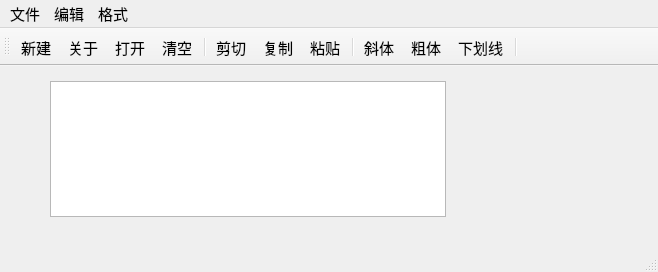
<?xml version="1.0" encoding="UTF-8"?>
<ui version="4.0">
 <class>QWMainWind</class>
 <widget class="QMainWindow" name="QWMainWind">
  <property name="geometry">
   <rect>
    <x>0</x>
    <y>0</y>
    <width>658</width>
    <height>272</height>
   </rect>
  </property>
  <property name="font">
   <font>
    <pointsize>11</pointsize>
   </font>
  </property>
  <property name="windowTitle">
   <string>QWMainWind</string>
  </property>
  <widget class="QWidget" name="centralWidget">
   <widget class="QTextEdit" name="txtEdit">
    <property name="geometry">
     <rect>
      <x>50</x>
      <y>15</y>
      <width>396</width>
      <height>136</height>
     </rect>
    </property>
    <property name="font">
     <font>
      <pointsize>16</pointsize>
     </font>
    </property>
   </widget>
  </widget>
  <widget class="QMenuBar" name="menuBar">
   <property name="geometry">
    <rect>
     <x>0</x>
     <y>0</y>
     <width>658</width>
     <height>28</height>
    </rect>
   </property>
   <widget class="QMenu" name="menu">
    <property name="title">
     <string>文件</string>
    </property>
    <addaction name="actNew"/>
    <addaction name="actOpen"/>
    <addaction name="separator"/>
    <addaction name="actClose"/>
   </widget>
   <widget class="QMenu" name="menu_2">
    <property name="title">
     <string>编辑</string>
    </property>
    <addaction name="actCut"/>
    <addaction name="actCopy"/>
    <addaction name="actPaste"/>
    <addaction name="separator"/>
    <addaction name="actClear"/>
   </widget>
   <widget class="QMenu" name="menu_3">
    <property name="title">
     <string>格式</string>
    </property>
    <addaction name="actFontBold"/>
    <addaction name="actFontItalic"/>
    <addaction name="actFontUnder"/>
    <addaction name="separator"/>
    <addaction name="actToolbarLab"/>
   </widget>
   <addaction name="menu"/>
   <addaction name="menu_2"/>
   <addaction name="menu_3"/>
  </widget>
  <widget class="QToolBar" name="mainToolBar">
   <property name="toolButtonStyle">
    <enum>Qt::ToolButtonStyle::ToolButtonTextUnderIcon</enum>
   </property>
   <attribute name="toolBarArea">
    <enum>TopToolBarArea</enum>
   </attribute>
   <attribute name="toolBarBreak">
    <bool>false</bool>
   </attribute>
   <addaction name="actNew"/>
   <addaction name="actAbout"/>
   <addaction name="actOpen"/>
   <addaction name="actClear"/>
   <addaction name="separator"/>
   <addaction name="actCut"/>
   <addaction name="actCopy"/>
   <addaction name="actPaste"/>
   <addaction name="separator"/>
   <addaction name="actFontItalic"/>
   <addaction name="actFontBold"/>
   <addaction name="actFontUnder"/>
   <addaction name="separator"/>
  </widget>
  <widget class="QStatusBar" name="statusBar"/>
  <action name="actCut">
   <property name="icon">
    <iconset resource="res.qrc">
     <normaloff>:/images/images/cut.bmp</normaloff>:/images/images/cut.bmp</iconset>
   </property>
   <property name="text">
    <string>剪切</string>
   </property>
   <property name="toolTip">
    <string>剪切</string>
   </property>
   <property name="shortcut">
    <string>Ctrl+X</string>
   </property>
  </action>
  <action name="actCopy">
   <property name="icon">
    <iconset resource="res.qrc">
     <normaloff>:/images/images/120.bmp</normaloff>:/images/images/120.bmp</iconset>
   </property>
   <property name="text">
    <string>复制</string>
   </property>
   <property name="toolTip">
    <string>复制</string>
   </property>
   <property name="shortcut">
    <string>Ctrl+C</string>
   </property>
  </action>
  <action name="actPaste">
   <property name="icon">
    <iconset resource="res.qrc">
     <normaloff>:/images/images/paste.bmp</normaloff>:/images/images/paste.bmp</iconset>
   </property>
   <property name="text">
    <string>粘贴</string>
   </property>
   <property name="toolTip">
    <string>粘贴</string>
   </property>
   <property name="shortcut">
    <string>Ctrl+V</string>
   </property>
  </action>
  <action name="actFontBold">
   <property name="checkable">
    <bool>true</bool>
   </property>
   <property name="icon">
    <iconset resource="res.qrc">
     <normaloff>:/images/images/BLD.BMP</normaloff>:/images/images/BLD.BMP</iconset>
   </property>
   <property name="text">
    <string>粗体</string>
   </property>
   <property name="toolTip">
    <string>粗体</string>
   </property>
  </action>
  <action name="actFontItalic">
   <property name="checkable">
    <bool>true</bool>
   </property>
   <property name="icon">
    <iconset resource="res.qrc">
     <normaloff>:/images/images/ITL.BMP</normaloff>:/images/images/ITL.BMP</iconset>
   </property>
   <property name="text">
    <string>斜体</string>
   </property>
   <property name="toolTip">
    <string>斜体</string>
   </property>
  </action>
  <action name="actFontUnder">
   <property name="checkable">
    <bool>true</bool>
   </property>
   <property name="icon">
    <iconset resource="res.qrc">
     <normaloff>:/images/images/WORDUNDR.BMP</normaloff>:/images/images/WORDUNDR.BMP</iconset>
   </property>
   <property name="text">
    <string>下划线</string>
   </property>
   <property name="toolTip">
    <string>下划线</string>
   </property>
  </action>
  <action name="actClose">
   <property name="icon">
    <iconset resource="res.qrc">
     <normaloff>:/images/images/exit.bmp</normaloff>:/images/images/exit.bmp</iconset>
   </property>
   <property name="text">
    <string>退出</string>
   </property>
   <property name="toolTip">
    <string>退出</string>
   </property>
  </action>
  <action name="actOpen">
   <property name="icon">
    <iconset resource="res.qrc">
     <normaloff>:/images/images/open3.bmp</normaloff>:/images/images/open3.bmp</iconset>
   </property>
   <property name="text">
    <string>打开...</string>
   </property>
   <property name="toolTip">
    <string>打开文件</string>
   </property>
   <property name="shortcut">
    <string>Ctrl+O</string>
   </property>
  </action>
  <action name="actClear">
   <property name="icon">
    <iconset resource="res.qrc">
     <normaloff>:/images/images/103.bmp</normaloff>:/images/images/103.bmp</iconset>
   </property>
   <property name="text">
    <string>清空</string>
   </property>
   <property name="toolTip">
    <string>清空内容</string>
   </property>
  </action>
  <action name="actFont">
   <property name="icon">
    <iconset resource="res.qrc">
     <normaloff>:/images/images/20.ico</normaloff>:/images/images/20.ico</iconset>
   </property>
   <property name="text">
    <string>字体...</string>
   </property>
   <property name="toolTip">
    <string>字体设置</string>
   </property>
  </action>
  <action name="actNew">
   <property name="icon">
    <iconset resource="res.qrc">
     <normaloff>:/images/images/new2.bmp</normaloff>:/images/images/new2.bmp</iconset>
   </property>
   <property name="text">
    <string>新建</string>
   </property>
   <property name="shortcut">
    <string>Ctrl+N</string>
   </property>
  </action>
  <action name="actToolbarLab">
   <property name="checkable">
    <bool>true</bool>
   </property>
   <property name="checked">
    <bool>true</bool>
   </property>
   <property name="text">
    <string>显示工具栏文字标签</string>
   </property>
   <property name="menuRole">
    <enum>QAction::MenuRole::TextHeuristicRole</enum>
   </property>
  </action>
  <action name="actAbout">
   <property name="icon">
    <iconset resource="res.qrc">
     <normaloff>:/images/images/20.ico</normaloff>:/images/images/20.ico</iconset>
   </property>
   <property name="text">
    <string>关于</string>
   </property>
   <property name="menuRole">
    <enum>QAction::MenuRole::NoRole</enum>
   </property>
  </action>
 </widget>
 <layoutdefault spacing="6" margin="11"/>
 <resources>
  <include location="res.qrc"/>
 </resources>
 <connections>
  <connection>
   <sender>actClose</sender>
   <signal>triggered()</signal>
   <receiver>QWMainWind</receiver>
   <slot>close()</slot>
   <hints>
    <hint type="sourcelabel">
     <x>-1</x>
     <y>-1</y>
    </hint>
    <hint type="destinationlabel">
     <x>422</x>
     <y>254</y>
    </hint>
   </hints>
  </connection>
  <connection>
   <sender>actClear</sender>
   <signal>triggered()</signal>
   <receiver>txtEdit</receiver>
   <slot>clear()</slot>
   <hints>
    <hint type="sourcelabel">
     <x>-1</x>
     <y>-1</y>
    </hint>
    <hint type="destinationlabel">
     <x>260</x>
     <y>256</y>
    </hint>
   </hints>
  </connection>
  <connection>
   <sender>actCut</sender>
   <signal>triggered()</signal>
   <receiver>txtEdit</receiver>
   <slot>cut()</slot>
   <hints>
    <hint type="sourcelabel">
     <x>-1</x>
     <y>-1</y>
    </hint>
    <hint type="destinationlabel">
     <x>260</x>
     <y>256</y>
    </hint>
   </hints>
  </connection>
  <connection>
   <sender>actCopy</sender>
   <signal>triggered()</signal>
   <receiver>txtEdit</receiver>
   <slot>copy()</slot>
   <hints>
    <hint type="sourcelabel">
     <x>-1</x>
     <y>-1</y>
    </hint>
    <hint type="destinationlabel">
     <x>260</x>
     <y>256</y>
    </hint>
   </hints>
  </connection>
  <connection>
   <sender>actPaste</sender>
   <signal>triggered()</signal>
   <receiver>txtEdit</receiver>
   <slot>paste()</slot>
   <hints>
    <hint type="sourcelabel">
     <x>-1</x>
     <y>-1</y>
    </hint>
    <hint type="destinationlabel">
     <x>260</x>
     <y>256</y>
    </hint>
   </hints>
  </connection>
 </connections>
</ui>
